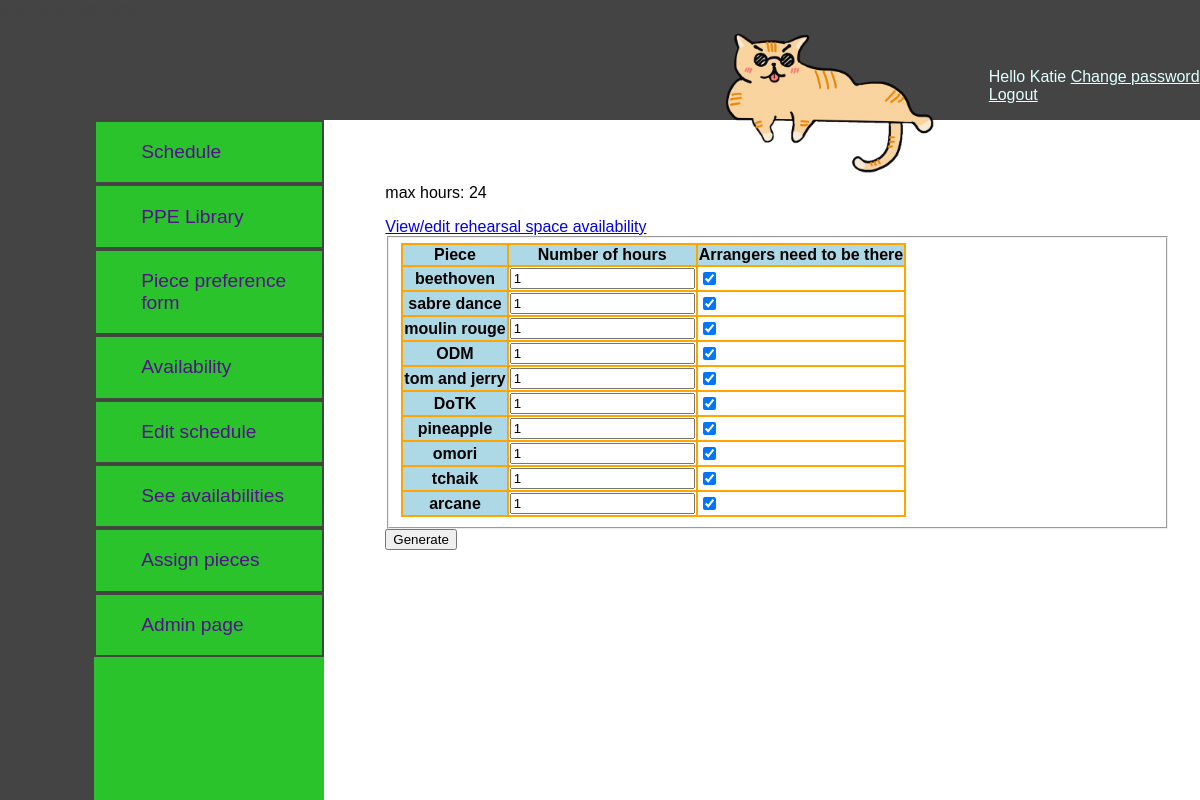
The app's page /schedule/md/new/ (signed in) with its own data.
### app/models.py (models this page shows, shortened)
class Piece(models.Model):
    name = models.CharField(max_length = 20)
    composer = models.CharField(max_length = 200)
    title = models.CharField(max_length = 200)
    num_pianists = models.IntegerField(default=4)
    num_pianos = models.IntegerField(default=4)
    num_hard_parts = models.IntegerField(default = 1)
    extras = models.CharField(max_length = 200, blank = True)
    length = models.IntegerField(default = 6)
    arrangers = models.ManyToManyField(User, related_name = 'arranged', blank = True)
    performers = models.ManyToManyField(User, related_name = 'playing')
    group_size = models.IntegerField(default = 0)
    performer_string = models.CharField(max_length = 1000, default = '', blank = True)
    availability = models.CharField(max_length = 1000, default = EMPTY_SCHEDULE)
    color = models.CharField(max_length = 10, default = '#ffffff')

### app/views.py (the view)
# urls.py: path('schedule/md/new/', views.schedule_new, name = 'schedule_new'),
def schedule_new(request):
    if not request.user.is_authenticated:
        return HttpResponseRedirect(login_url)
    if not request.user.is_staff:
        return HttpResponseRedirect(no_url)
    template = loader.get_template('app/schedule_new.html')
    schedule = Schedule.objects.get(name = 'schedule')
    data_str = schedule.availability
    data_list, data_2d = read_string_to_lists(data_str)
    max_hours = 0
    for entry in data_list:
        max_hours += int(entry)
    context = {
        'username': request.user.username,
        'is_admin': request.user.is_staff,
        'days': days,
        'times': times,
        'piece_list': Piece.objects.all(),
        'max_hours': max_hours,
    }
    return HttpResponse(template.render(context, request))

### app/views.py (called while the page is built)
def read_string_to_lists(data_str):
    stripped = data_str[1:-1] # remove [ and ]
    data_list = stripped.split(',') # BY ROW!!!! EVEN THOUGH ITS WEIRD
    for i in range(len(data_list)): # remove leading/trailing whitespace
        s = data_list[i]
        s = s.strip()
        if s[0] == '\'':
            s = s[1:]
        if s[-1] == '\'':
            s = s[:-1]
        data_list[i] = s
    data_2d = []
    for i in range(len(times)):
        sublist = data_list[7*i:7*(i+1)]
        pairs = [(days[j], sublist[j]) for j in range(7)]
        data_2d.append((times[i], pairs))
    return data_list, data_2d

### app/templates/app/schedule_new.html (shortened to what this page needs)
{% extends "app/base.html" %}
{% block content %}
<p> max hours: {{max_hours}} </p>
<a href = "{% url 'availability_view' 'mcalpin' %}"> View/edit rehearsal space availability </a> <br>
<form action = "{% url 'schedule_generate'%}" method = 'post'>
    <fieldset>
<table class = 'schedule'>
    <tr>
        <th> Piece </th>
        <th> Number of hours </th>
        <th> Arrangers need to be there</th>
    </tr>
    {% for piece in piece_list %}
        <tr>
            <th>{{piece.name}}</th>
            <td>
                <input type = 'number' name = '{{piece.name}}_hours' id = '{{piece.name}}_hours' value = '1'>
            </td>
            <td>
                <input type = 'checkbox' name = '{{piece.name}}_arrangers' value = 'Yes' checked >
            </td>
        </tr>
    {% endfor %}
</table>
</fieldset>
<input type="submit" value="Generate">
</form>
{% endblock %}

### app/templates/app/base.html (shortened to what this page needs)
{% load static %}
<link rel="stylesheet" href="{% static 'app/style.css' %}">
<!DOCTYPE html>
<html lang="en-US">
  <head>
  </head>
  <body>
  <div id = 'main-block'>
  <div id = 'top'>
    <div  class = 'menu-account'><p> Hello {{user.username}}
      <a class = 'smaller-link' href ="{% url 'change_password_setup' %}">Change password</a>
      <a class = 'smaller-link' href ="{% url 'logout_action' %}">Logout</a></p>
     </div>
  </div>
    {% block menu %}
  <div id ='menu-block'>
  <div id="menu">
  <a class = 'menu-link' href ="{% url 'schedule' %}"><div  class = 'menu-element'><p>Schedule</p></div></a>
  <a class = 'menu-link' href ="{% url 'library' %}"><div  class = 'menu-element'><p>PPE Library</p></div></a>
  <a class = 'menu-link' href ="{% url 'preferences' %}"><div  class = 'menu-element'><p>Piece preference form</p></div></a>
  <a class = 'menu-link' href ="{% url 'availability' %}"><div  class = 'menu-element'><p>Availability</p></div></a>
  {%block md_menu %}
  {% if user.is_staff %}
  <div id = 'md_menu'>
  <a class = 'menu-link' href ="{% url 'schedule_md' %}"><div  class = 'menu-element'><p>Edit schedule</p></div></a>
  <a class = 'menu-link' href ="{% url 'availability_md' %}"><div  class = 'menu-element'><p>See availabilities</p></div></a>
  <a class = 'menu-link' href ="{% url 'preferences_md' %}"><div  class = 'menu-element'><p>Assign pieces</p></div></a>
  <a class = 'menu-link' href = "{% url 'go_to_admin_site' %}"><div  class = 'menu-element'><p>Admin page</p></div></a>
</div>
{% endif %}
{% endblock %}
  </div> </div>
  {% endblock %}
    <div id="content-box">
    <div id="content">
	{% block content %} this is a page {% endblock %}
    </div>
    </div>
{% if user.profile.has_cat %}
  <img id = 'cat' src="{% static 'app/cat.png' %}">
{% endif %}
</div>
  </body>
</html>

### app/static/app/style.css (style rules this page uses)
#main-block { font-family: Arial, Helvetica, sans-serif; }
.schedule { background-color: orange; }
tr { height: 5px; overflow: visible; }
td { background-color: white; font-size: small; height: 5px; overflow: visible; }
th { background-color: lightblue; height: 5px; overflow: visible; }
#top { background-color: #444444; height: 15%; width: 100%; position: absolute; top: 0%; left: 0%; color: #444444; }
.menu-account { text-decoration: none; position: absolute; bottom: 0%; right: 0%; left: 78%; color: lightcyan; }
.menu-account p { margin-left: 20%; }
.menu-account a { color: lightcyan; }
#cat { position: absolute; bottom: calc(85% - 59px); left: 60%; height: 150px; width: auto; }
#menu-block { background-color: #444444; width: 27%; position: absolute; top: 15%; left: 0%; height: 85%; }
#menu { background-color: #2bc32b; position: absolute; left: 29%; top: 0%; width: 71%; height: 100%; }
.menu-element { border-width: 2px; border-color: #444444; border-style:solid; text-decoration: none; }
.menu-element p { margin-left: 20%; font-size: 120%; text-decoration: none; }
.menu-link { text-decoration: none; color: rgb(80, 19, 136); }
#content-box { position: absolute; top: 15%; left: 27%; right: 0%; bottom: 0%; overflow: scroll; }
#content { position: absolute; top: 7%; left: 7%; width: 785px; }

### records on screen
Piece: name "beethoven"
Piece: name "sabre dance"
Piece: name "moulin rouge"
Piece: name "ODM"
Piece: name "tom and jerry"
Piece: name "DoTK"
Piece: name "pineapple"
Piece: name "omori"
Piece: name "tchaik"
Piece: name "arcane"

### other values on screen
{{ user.username }} "Katie"
{{ max_hours }} "24"
